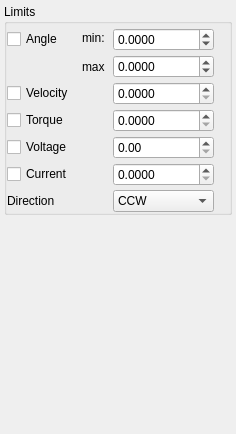
           <widget class="QWidget" name="BasicTab">
            <attribute name="title">
             <string>Basic</string>
            </attribute>
            <layout class="QVBoxLayout" name="verticalLayout">
             <property name="spacing">
              <number>8</number>
             </property>
             <property name="leftMargin">
              <number>4</number>
             </property>
             <property name="topMargin">
              <number>4</number>
             </property>
             <property name="rightMargin">
              <number>4</number>
             </property>
             <property name="bottomMargin">
              <number>4</number>
             </property>
             <item>
              <widget class="QGroupBox" name="LimitsGroupBox">
               <property name="title">
                <string>Limits</string>
               </property>
               <layout class="QGridLayout" name="gridLayout_5">
                <property name="leftMargin">
                 <number>0</number>
                </property>
                <property name="topMargin">
                 <number>0</number>
                </property>
                <property name="rightMargin">
                 <number>0</number>
                </property>
                <property name="bottomMargin">
                 <number>0</number>
                </property>
                <property name="horizontalSpacing">
                 <number>8</number>
                </property>
                <property name="verticalSpacing">
                 <number>4</number>
                </property>
                <item row="7" column="2">
                 <widget class="QDoubleSpinBox" name="CurrentLimitDoubleSpinBox">
                  <property name="decimals">
                   <number>4</number>
                  </property>
                  <property name="minimum">
                   <double>0.000000000000000</double>
                  </property>
                  <property name="maximum">
                   <double>1000.000000000000000</double>
                  </property>
                  <property name="singleStep">
                   <double>0.100000000000000</double>
                  </property>
                 </widget>
                </item>
                <item row="1" column="3">
                 <widget class="RestoreLabel" name="RestoreAngleLimitLbl"/>
                </item>
                <item row="8" column="2">
                 <widget class="QComboBox" name="DirComboBox">
                  <item>
                   <property name="text">
                    <string>CCW</string>
                   </property>
                  </item>
                  <item>
                   <property name="text">
                    <string>CW</string>
                   </property>
                  </item>
                 </widget>
                </item>
                <item row="5" column="2">
                 <widget class="QDoubleSpinBox" name="TorqLimitDoubleSpinBox">
                  <property name="decimals">
                   <number>4</number>
                  </property>
                  <property name="minimum">
                   <double>0.000000000000000</double>
                  </property>
                  <property name="maximum">
                   <double>10000.000000000000000</double>
                  </property>
                  <property name="singleStep">
                   <double>0.100000000000000</double>
                  </property>
                 </widget>
                </item>
                <item row="8" column="0">
                 <widget class="QLabel" name="DirLbl">
                  <property name="text">
                   <string>Direction</string>
                  </property>
                 </widget>
                </item>
                <item row="7" column="0">
                 <widget class="QCheckBox" name="CurrentLimitCheckBox">
                  <property name="text">
                   <string>Current</string>
                  </property>
                 </widget>
                </item>
                <item row="0" column="1" rowspan="2">
                 <widget class="QLabel" name="AngleMinLbl">
                  <property name="text">
                   <string>min:</string>
                  </property>
                 </widget>
                </item>
                <item row="4" column="2">
                 <widget class="QDoubleSpinBox" name="VelLimitDoubleSpinBox">
                  <property name="decimals">
                   <number>4</number>
                  </property>
                  <property name="minimum">
                   <double>0.000000000000000</double>
                  </property>
                  <property name="maximum">
                   <double>100000.000000000000000</double>
                  </property>
                  <property name="singleStep">
                   <double>0.100000000000000</double>
                  </property>
                 </widget>
                </item>
                <item row="6" column="2">
                 <widget class="QDoubleSpinBox" name="VoltageLimitDoubleSpinBox">
                  <property name="enabled">
                   <bool>true</bool>
                  </property>
                  <property name="toolTip">
                   <string>The firmware exposes no voltage limit register yet.</string>
                  </property>
                  <property name="decimals">
                   <number>2</number>
                  </property>
                  <property name="minimum">
                   <double>0.000000000000000</double>
                  </property>
                  <property name="maximum">
                   <double>1000.000000000000000</double>
                  </property>
                  <property name="singleStep">
                   <double>0.100000000000000</double>
                  </property>
                 </widget>
                </item>
                <item row="3" column="1">
                 <widget class="QLabel" name="AngleMaxLbl">
                  <property name="text">
                   <string>max</string>
                  </property>
                 </widget>
                </item>
                <item row="4" column="0">
                 <widget class="QCheckBox" name="VelLimitCheckBox">
                  <property name="text">
                   <string>Velocity</string>
                  </property>
                 </widget>
                </item>
                <item row="5" column="0">
                 <widget class="QCheckBox" name="TorqLimitCheckBox">
                  <property name="text">
                   <string>Torque</string>
                  </property>
                 </widget>
                </item>
                <item row="1" column="0">
                 <widget class="QCheckBox" name="AngleLimitCheckBox">
                  <property name="text">
                   <string>Angle</string>
                  </property>
                 </widget>
                </item>
                <item row="3" column="2">
                 <widget class="QDoubleSpinBox" name="AngleMaxDoubleSpinBox">
                  <property name="decimals">
                   <number>4</number>
                  </property>
                  <property name="minimum">
                   <double>-100000.000000000000000</double>
                  </property>
                  <property name="maximum">
                   <double>100000.000000000000000</double>
                  </property>
                  <property name="singleStep">
                   <double>0.100000000000000</double>
                  </property>
                 </widget>
                </item>
                <item row="6" column="0">
                 <widget class="QCheckBox" name="VoltageLimitCheckBox">
                  <property name="enabled">
                   <bool>true</bool>
                  </property>
                  <property name="toolTip">
                   <string>The firmware exposes no voltage limit register yet.</string>
                  </property>
                  <property name="text">
                   <string>Voltage</string>
                  </property>
                 </widget>
                </item>
                <item row="1" column="2">
                 <widget class="QDoubleSpinBox" name="AngleMinDoubleSpinBox">
                  <property name="decimals">
                   <number>4</number>
                  </property>
                  <property name="minimum">
                   <double>-100000.000000000000000</double>
                  </property>
                  <property name="maximum">
                   <double>100000.000000000000000</double>
                  </property>
                  <property name="singleStep">
                   <double>0.100000000000000</double>
                  </property>
                 </widget>
                </item>
                <item row="4" column="3">
                 <widget class="RestoreLabel" name="RestoreVelLimitLbl"/>
                </item>
                <item row="5" column="3">
                 <widget class="RestoreLabel" name="RestoreTorqLimitLbl"/>
                </item>
                <item row="6" column="3">
                 <widget class="RestoreLabel" name="RestoreVoltageLimitLbl"/>
                </item>
                <item row="7" column="3">
                 <widget class="RestoreLabel" name="RestoreCurrentLimitLbl"/>
                </item>
                <item row="8" column="3">
                 <widget class="RestoreLabel" name="RestoreDirLbl"/>
                </item>
               </layout>
              </widget>
             </item>
             <item>
              <spacer name="verticalSpacer_15">
               <property name="orientation">
                <enum>Qt::Vertical</enum>
               </property>
               <property name="sizeHint" stdset="0">
                <size>
                 <width>20</width>
                 <height>215</height>
                </size>
               </property>
              </spacer>
             </item>
            </layout>
           </widget>
